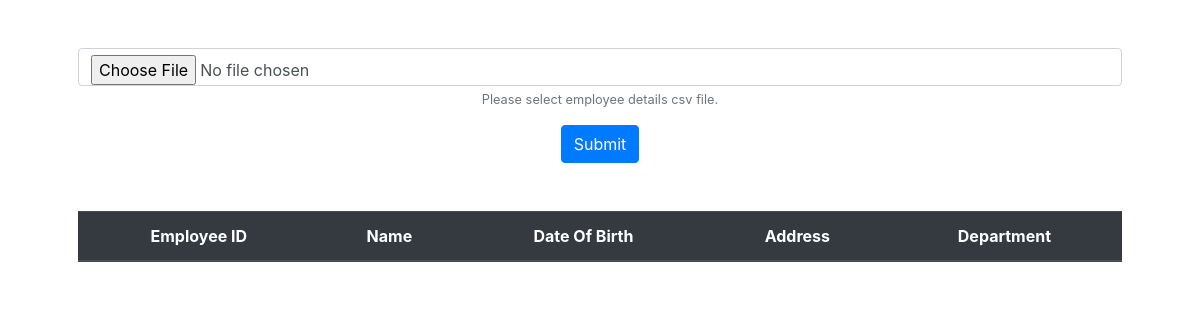
/, run on an earlier commit of the app's database.
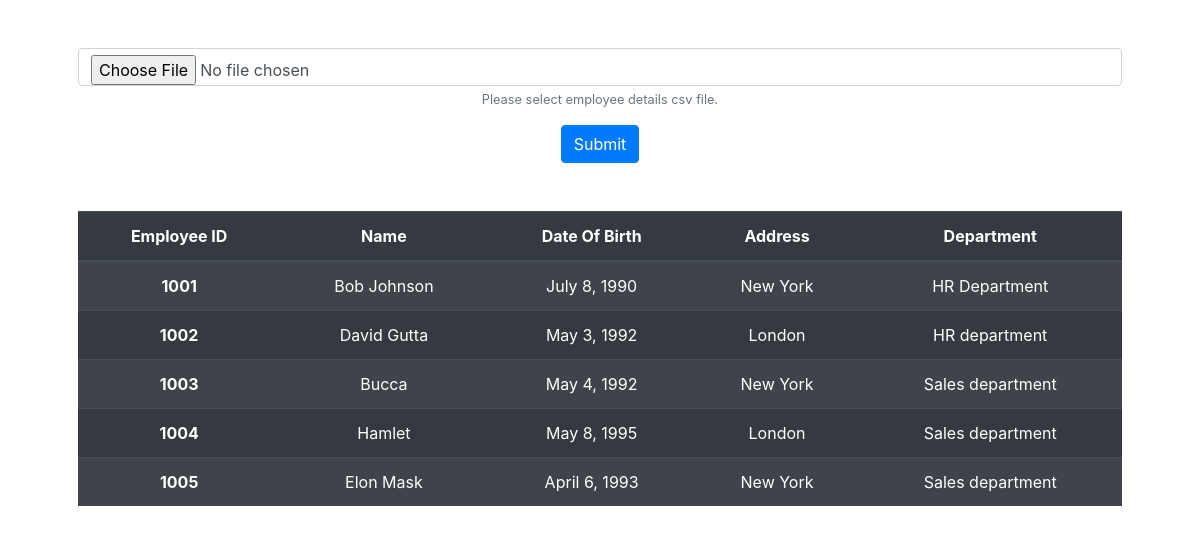
And on a later commit of the database.
### csv_upload_app/models.py (models this page shows, shortened)
class Employee(models.Model):
    employee_id = models.CharField(max_length=30, unique=True)
    name = models.CharField(max_length=50)
    dob = models.DateField()
    address = models.TextField()
    department = models.CharField(max_length=40)

### csv_upload_app/views.py (the view, shortened to what this page needs)
# urls.py: path('', CSVUploadView.as_view(), name="csv-upload-view")
class CSVUploadView(FormView):
    template_name = "csv_upload_app/index.html"
    form_class = CSVUploadForm
    success_url = reverse_lazy('csv-upload-view')
    def get_context_data(self):
        context = super().get_context_data()
        """ Query all the employees from Employee model """
        """ pass all employees queryset through context"""
        context['employees'] = Employee.objects.all()
        return context

### csv_upload_app/forms.py
class CSVUploadForm(forms.Form):
    file = forms.FileField(required=True, widget=forms.FileInput(attrs={
        'class': 'form-control input',
        'accept': '.csv'
        }), validators=[ validate_file_extension ])

### csv_upload_app/templates/csv_upload_app/index.html (shortened to what this page needs)
<!DOCTYPE html>
<head>
    <link rel="stylesheet" href="https://cdn.jsdelivr.net/npm/bootstrap@4.5.3/dist/css/bootstrap.min.css">
</head>
<body>
    <div class="container text-center p-5">
        <form method="POST" enctype="multipart/form-data">
            <div class="form-group">
                {{ form.file }}
              <small class="form-text text-muted">Please select employee details csv file.</small>
            </div>
            <button type="submit" class="btn btn-primary">Submit</button>
          </form>
          <table class="table table-striped table-dark mt-5">
            <thead>
              <tr>
                <th scope="col">Employee ID</th>
                <th scope="col">Name</th>
                <th scope="col">Date Of Birth</th>
                <th scope="col">Address</th>
                <th scope="col">Department</th>
              </tr>
            </thead>
            <tbody>
                {% for row in employees %}
                    <tr>
                        <th scope="row">{{ row.employee_id }}</th>
                        <td>{{ row.name }}</td>
                        <td>{{ row.dob }}</td>
                        <td>{{ row.address }}</td>
                        <td>{{ row.department }}</td>
                    </tr>
              {% endfor %}
            </tbody>
          </table>
    </div>
</body>
</html>

What changed in the data, as far as the page shows it:
added Employee: employee_id "1001", name "Bob Johnson", dob "July 8, 1990", address "New York", department "HR Department"
added Employee: employee_id "1002", name "David Gutta", dob "May 3, 1992", address "London", department "HR department"
added Employee: employee_id "1003", name "Bucca", dob "May 4, 1992", address "New York", department "Sales department"
added Employee: employee_id "1004", name "Hamlet", dob "May 8, 1995", address "London", department "Sales department"
added Employee: employee_id "1005", name "Elon Mask", dob "April 6, 1993", address "New York", department "Sales department"
